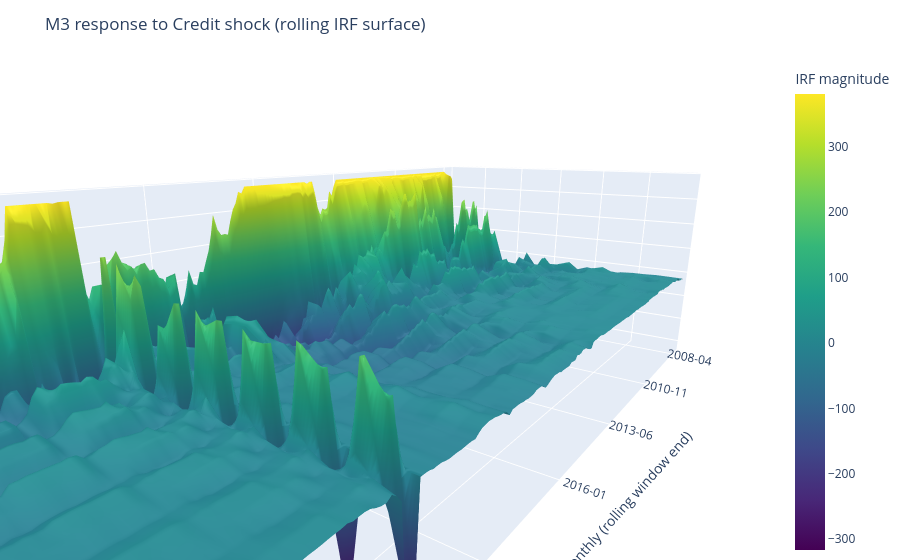
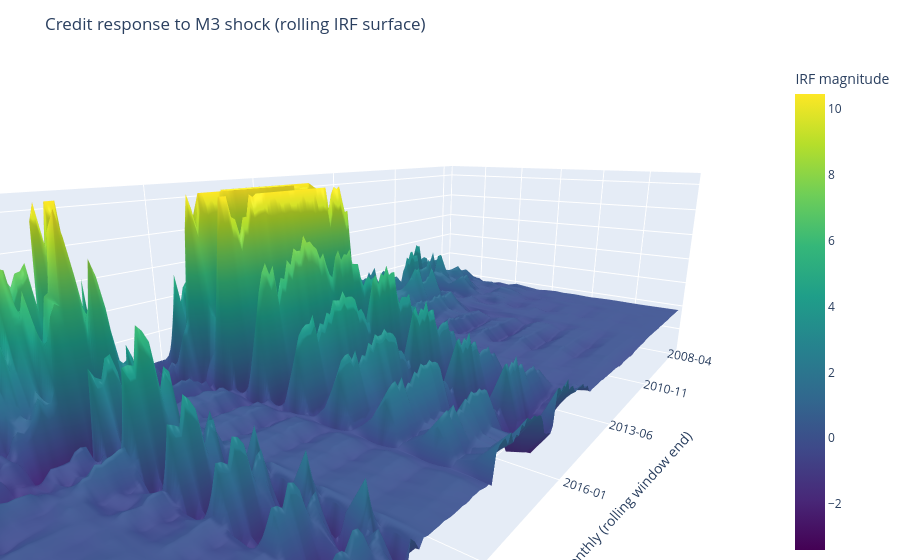

Notebook code for these charts, in order:
### Code cell
# Local Global FAVAR Estimates - Rolling IRL Surface

# Money Supply Response
# (!!!) Surface 1: how does M3 respond over time to a Credit shock?
plot_irf_surface_interactive(
    dates_end = dates1,
    Z = Z1,
    title = "M3 response to Credit shock (rolling IRF surface)",
    scale = 1.0,
    y_max = H,
    y_tick_step = 4,
)

# Credit Response
# (!!!) Surface 2: how does Credit respond over time to a M3 shock?
plot_irf_surface_interactive(
    dates_end = dates2,
    Z = Z2,
    title = "Credit response to M3 shock (rolling IRF surface)",
    scale = 1.0,
    y_max = H,
    y_tick_step = 4,
)

### Figure 1 — Plotly figure (JSON) as saved in the notebook; plotly's stock layout.template omitted (floating-point values rounded to 4 significant figures; data arrays with more than 128 entries replaced by an {"elided": "..."} marker saying what was removed)
{"data": [{"colorbar": {"title": {"text": "IRF magnitude"}}, "colorscale": [[0, "#440154"], [0.1111, "#482878"], [0.2222, "#3e4989"], [0.3333, "#31688e"], [0.4444, "#26828e"], [0.5556, "#1f9e89"], [0.6667, "#35b779"], [0.7778, "#6ece58"], [0.8889, "#b5de2b"], [1, "#fde725"]], "showscale": true, "type": "surface", "x": {"elided": "188 int values"}, "y": [0, 1, 2, 3, 4, 5, 6, 7, 8, 9, 10, 11, 12, 13, 14, 15, 16, 17, 18, 19, 20, 21, 22, 23, 24], "z": {"elided": "25x188 float values"}}], "layout": {"margin": {"b": 0, "l": 0, "r": 0, "t": 60}, "scene": {"aspectratio": {"x": 3.2, "y": 1.4, "z": 0.9}, "camera": {"eye": {"x": 1.7, "y": 1.3, "z": 0.6}}, "xaxis": {"tickmode": "array", "ticktext": ["2008-04", "2010-11", "2013-06", "2016-01", "2018-08", "2021-03", "2023-11"], "tickvals": [0, 31, 62, 93, 124, 155, 187], "title": {"text": "Monthly (rolling window end)"}}, "yaxis": {"dtick": 4, "range": [0, 24], "title": {"text": "Lag / Horizon"}}, "zaxis": {"title": {"text": "Response"}, "zeroline": true}}, "title": {"text": "M3 response to Credit shock (rolling IRF surface)"}}}

### Figure 2 — Plotly figure (JSON) as saved in the notebook; plotly's stock layout.template omitted (floating-point values rounded to 4 significant figures; data arrays with more than 128 entries replaced by an {"elided": "..."} marker saying what was removed)
{"data": [{"colorbar": {"title": {"text": "IRF magnitude"}}, "colorscale": [[0, "#440154"], [0.1111, "#482878"], [0.2222, "#3e4989"], [0.3333, "#31688e"], [0.4444, "#26828e"], [0.5556, "#1f9e89"], [0.6667, "#35b779"], [0.7778, "#6ece58"], [0.8889, "#b5de2b"], [1, "#fde725"]], "showscale": true, "type": "surface", "x": {"elided": "188 int values"}, "y": [0, 1, 2, 3, 4, 5, 6, 7, 8, 9, 10, 11, 12, 13, 14, 15, 16, 17, 18, 19, 20, 21, 22, 23, 24], "z": {"elided": "25x188 float values"}}], "layout": {"margin": {"b": 0, "l": 0, "r": 0, "t": 60}, "scene": {"aspectratio": {"x": 3.2, "y": 1.4, "z": 0.9}, "camera": {"eye": {"x": 1.7, "y": 1.3, "z": 0.6}}, "xaxis": {"tickmode": "array", "ticktext": ["2008-04", "2010-11", "2013-06", "2016-01", "2018-08", "2021-03", "2023-11"], "tickvals": [0, 31, 62, 93, 124, 155, 187], "title": {"text": "Monthly (rolling window end)"}}, "yaxis": {"dtick": 4, "range": [0, 24], "title": {"text": "Lag / Horizon"}}, "zaxis": {"title": {"text": "Response"}, "zeroline": true}}, "title": {"text": "Credit response to M3 shock (rolling IRF surface)"}}}
